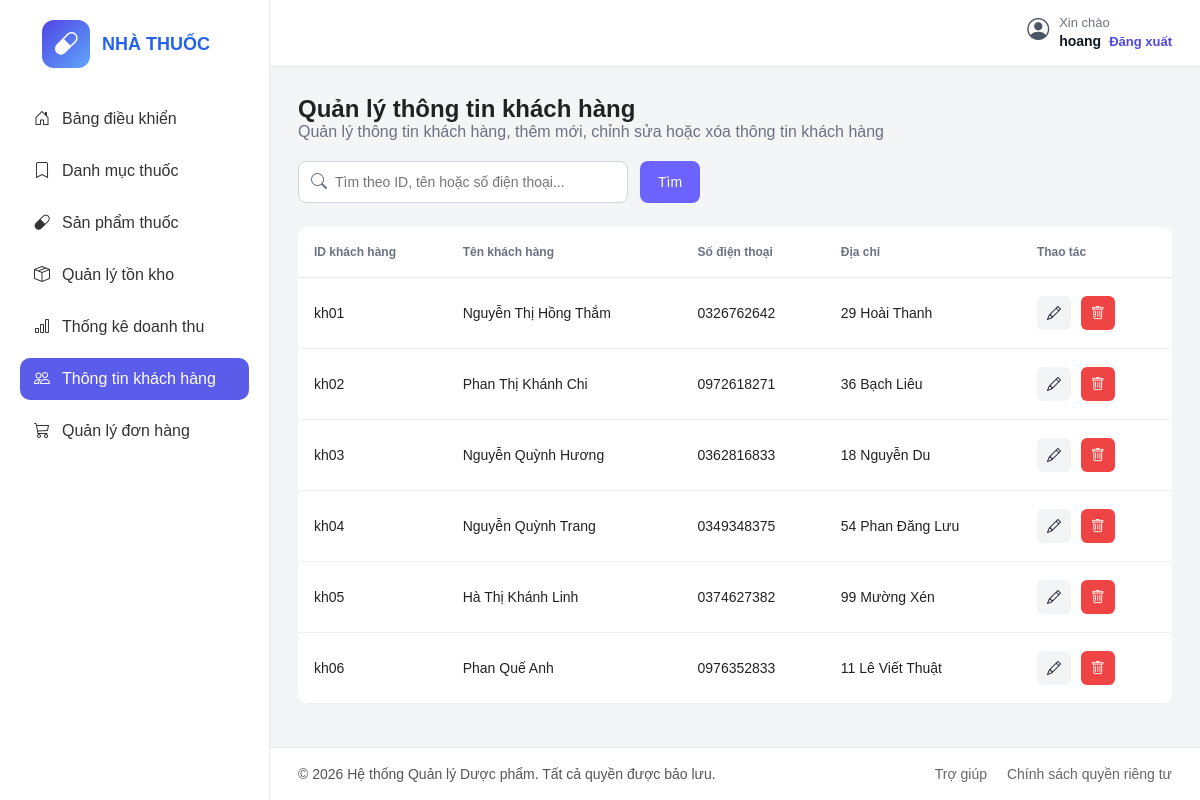
Before: /dashboard/khach-hang/ (signed in) with the older database file.
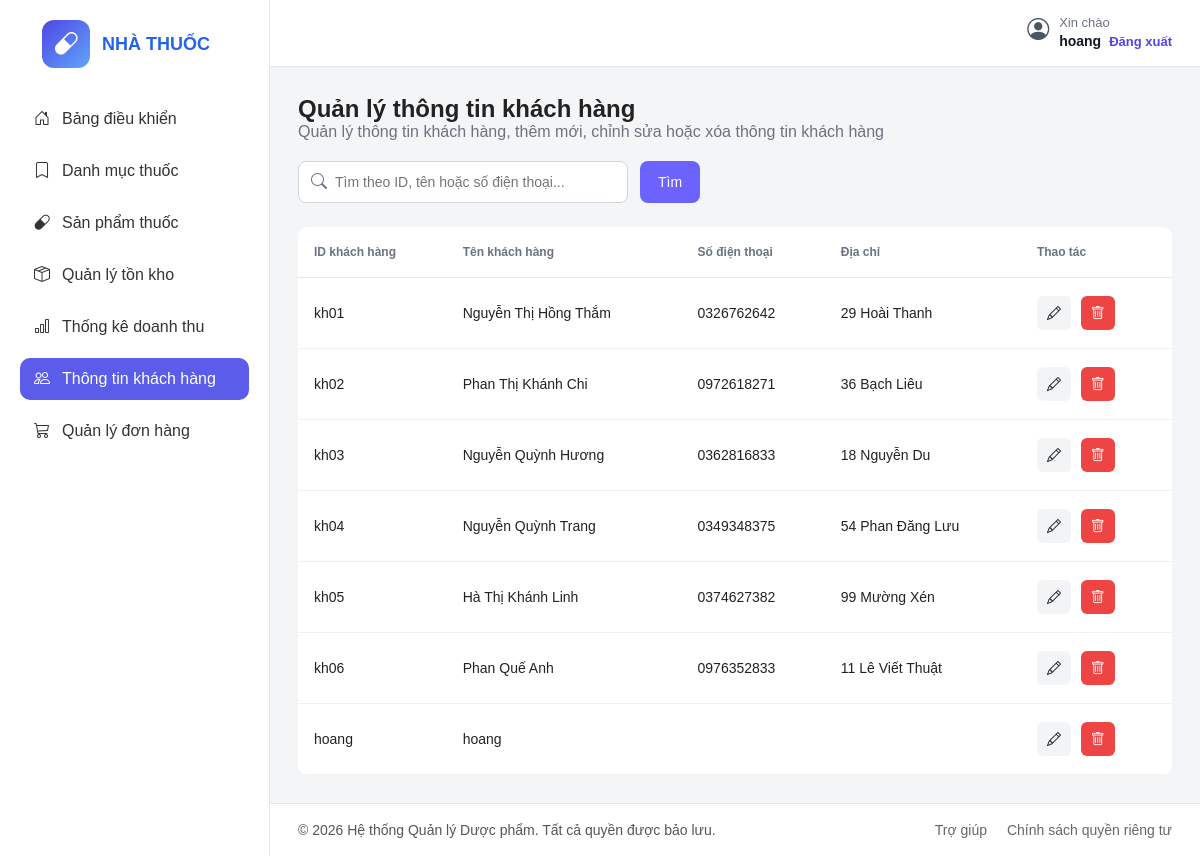
After: the same page with the newer database file.
### core/models.py (models this page shows, shortened)
class Customer(models.Model):
    user = models.OneToOneField(User, on_delete=models.CASCADE)
    full_name = models.CharField(max_length=100)
    address = models.CharField(max_length=255, blank=True)
    phone = models.CharField(max_length=20)
    avatar = models.ImageField(upload_to='avatars/', blank=True, null=True)

### core/views.py (the view, shortened to what this page needs)
# urls.py: path('dashboard/khach-hang/', views.admin_customers, name='admin_customers'),
@login_required
@user_passes_test(is_admin)
def admin_customers(request):
    keyword = request.GET.get('q', '').strip()
    customers = Customer.objects.select_related('user').all().order_by('id')
    return render(request, 'admin_panel/khachhang.html', {
        'customers': customers,
        'keyword': keyword,
    })

### core/views.py (called while the page is built)
def is_admin(user):
    return user.is_staff

### templates/admin_panel/khachhang.html (shortened to what the changed rows need)
{% load static %}
<!DOCTYPE html>
<html lang="vi">
<head>
  <link rel="stylesheet" href="{% static 'css/khachhang.css' %}" />
  <link rel="stylesheet" href="https://cdn.jsdelivr.net/npm/bootstrap-icons@1.11.3/font/bootstrap-icons.min.css" />
</head>
<body>
  <div class="container">
    <aside class="sidebar">
      <div class="logo">
        <div>
          <h2>NHÀ THUỐC</h2>
        </div>
      </div>
    </aside>
    <main class="main-content">
      <section class="titleql">
        <h2>Quản lý thông tin khách hàng</h2>
        <div class="table-wrapper">
          <table>
            <thead>
              <tr>
                <th>ID khách hàng</th>
                <th>Tên khách hàng</th>
                <th>Số điện thoại</th>
                <th>Địa chỉ</th>
                <th>Thao tác</th>
              </tr>
            </thead>
            <tbody>
              {% for customer in customers %}
              <tr>
                <td>{{ customer.user.username }}</td>
                <td>{{ customer.full_name }}</td>
                <td>{{ customer.phone }}</td>
                <td>{{ customer.address }}</td>
                <td>
                  <button
                    type="button"
                    class="edit-btn open-edit-popup"
                    data-id="{{ customer.id }}"
                    data-username="{{ customer.user.username }}"
                    data-full-name="{{ customer.full_name }}"
                    data-phone="{{ customer.phone }}"
                    data-address="{{ customer.address }}"
                  >
                    <i class="bi bi-pencil"></i>
                  </button>
                  <form method="post"
                    action="{% url 'admin_customer_delete' customer.id %}"
                    style="display:inline"
                    onsubmit="return confirm('Bạn có chắc muốn xóa thông tin khách hàng này không?');">
                    <button type="submit" class="delete-btn">
                      <i class="bi bi-trash"></i>
                    </button>
                  </form>
                </td>
              </tr>
              {% empty %}
              <tr>
                <td colspan="5" class="empty-row">Không tìm thấy khách hàng phù hợp.</td>
              </tr>
              {% endfor %}
            </tbody>
          </table>
        </div>
      </section>
    </main>
  </div>
</body>
</html>

Changed rows visible on the page:
added Customer: user.username "hoang", full_name "hoang"
